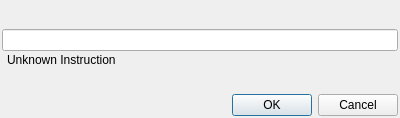
<?xml version="1.0" encoding="UTF-8"?>
<ui version="4.0">
 <class>EditInstructionDialog</class>
 <widget class="QDialog" name="EditInstructionDialog">
  <property name="geometry">
   <rect>
    <x>0</x>
    <y>0</y>
    <width>400</width>
    <height>118</height>
   </rect>
  </property>
  <property name="windowTitle">
   <string>Edit Instruction</string>
  </property>
  <property name="sizeGripEnabled">
   <bool>false</bool>
  </property>
  <layout class="QVBoxLayout" name="verticalLayout_2">
   <property name="spacing">
    <number>2</number>
   </property>
   <property name="leftMargin">
    <number>2</number>
   </property>
   <property name="topMargin">
    <number>5</number>
   </property>
   <property name="rightMargin">
    <number>2</number>
   </property>
   <property name="bottomMargin">
    <number>2</number>
   </property>
   <item>
    <layout class="QVBoxLayout" name="verticalLayout">
     <item>
      <spacer name="verticalSpacer">
       <property name="orientation">
        <enum>Qt::Vertical</enum>
       </property>
       <property name="sizeHint" stdset="0">
        <size>
         <width>20</width>
         <height>40</height>
        </size>
       </property>
      </spacer>
     </item>
     <item>
      <widget class="QLineEdit" name="lineEdit"/>
     </item>
     <item>
      <layout class="QHBoxLayout" name="horizontalLayout">
       <property name="leftMargin">
        <number>5</number>
       </property>
       <property name="topMargin">
        <number>0</number>
       </property>
       <item>
        <widget class="QLabel" name="instructionLabel">
         <property name="baseSize">
          <size>
           <width>1000</width>
           <height>10</height>
          </size>
         </property>
         <property name="layoutDirection">
          <enum>Qt::RightToLeft</enum>
         </property>
         <property name="text">
          <string>Unknown Instruction</string>
         </property>
         <property name="textInteractionFlags">
          <set>Qt::LinksAccessibleByMouse|Qt::TextSelectableByMouse</set>
         </property>
        </widget>
       </item>
      </layout>
     </item>
     <item>
      <spacer name="verticalSpacer_1">
       <property name="orientation">
        <enum>Qt::Vertical</enum>
       </property>
       <property name="sizeHint" stdset="0">
        <size>
         <width>20</width>
         <height>40</height>
        </size>
       </property>
      </spacer>
     </item>
    </layout>
   </item>
   <item>
    <widget class="QDialogButtonBox" name="buttonBox">
     <property name="orientation">
      <enum>Qt::Horizontal</enum>
     </property>
     <property name="standardButtons">
      <set>QDialogButtonBox::Cancel|QDialogButtonBox::Ok</set>
     </property>
    </widget>
   </item>
  </layout>
 </widget>
 <resources/>
 <connections>
  <connection>
   <sender>buttonBox</sender>
   <signal>accepted()</signal>
   <receiver>EditInstructionDialog</receiver>
   <slot>accept()</slot>
   <hints>
    <hint type="sourcelabel">
     <x>248</x>
     <y>254</y>
    </hint>
    <hint type="destinationlabel">
     <x>157</x>
     <y>274</y>
    </hint>
   </hints>
  </connection>
  <connection>
   <sender>buttonBox</sender>
   <signal>rejected()</signal>
   <receiver>EditInstructionDialog</receiver>
   <slot>reject()</slot>
   <hints>
    <hint type="sourcelabel">
     <x>316</x>
     <y>260</y>
    </hint>
    <hint type="destinationlabel">
     <x>286</x>
     <y>274</y>
    </hint>
   </hints>
  </connection>
 </connections>
</ui>
